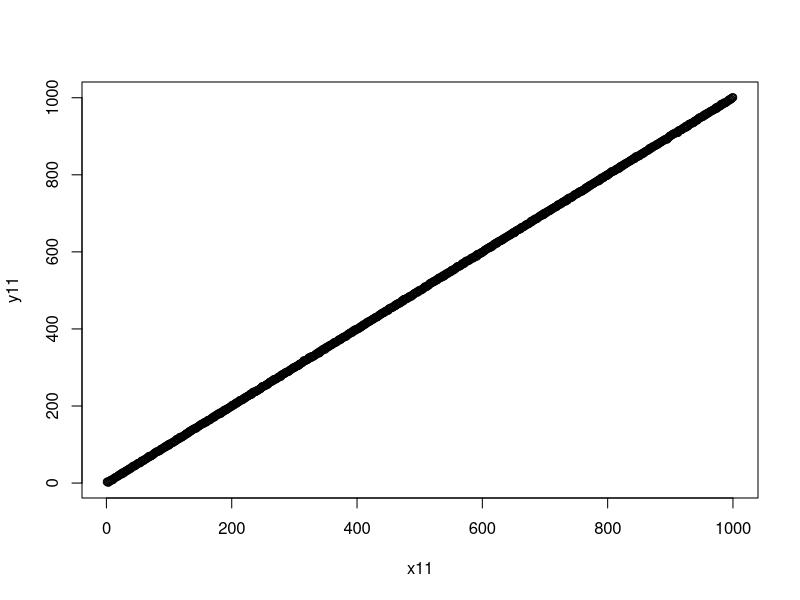
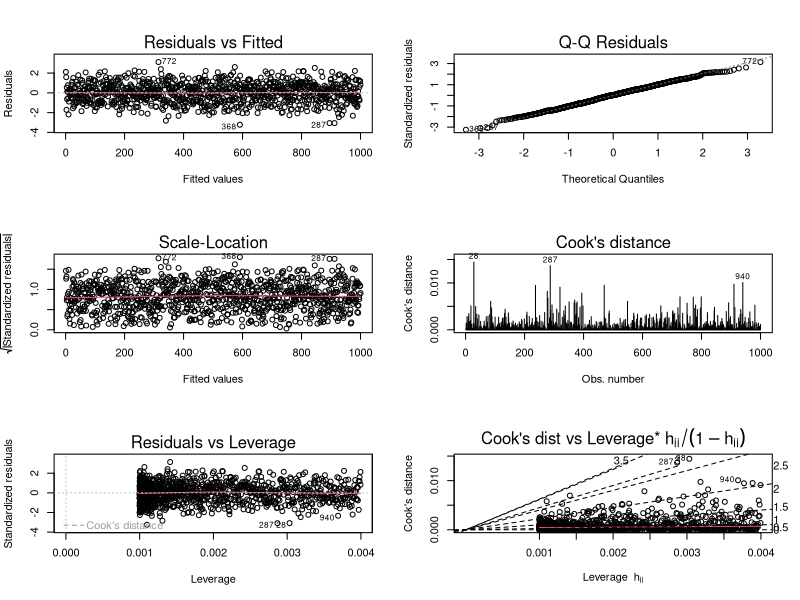
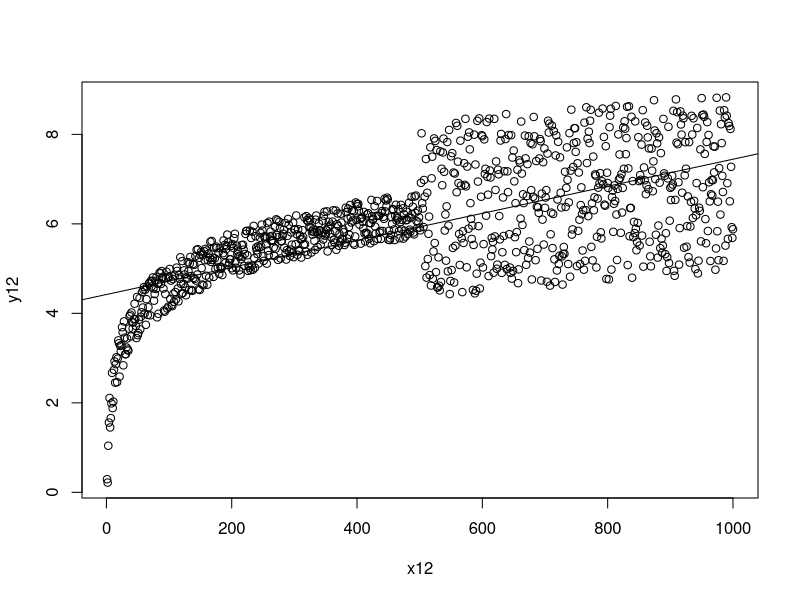
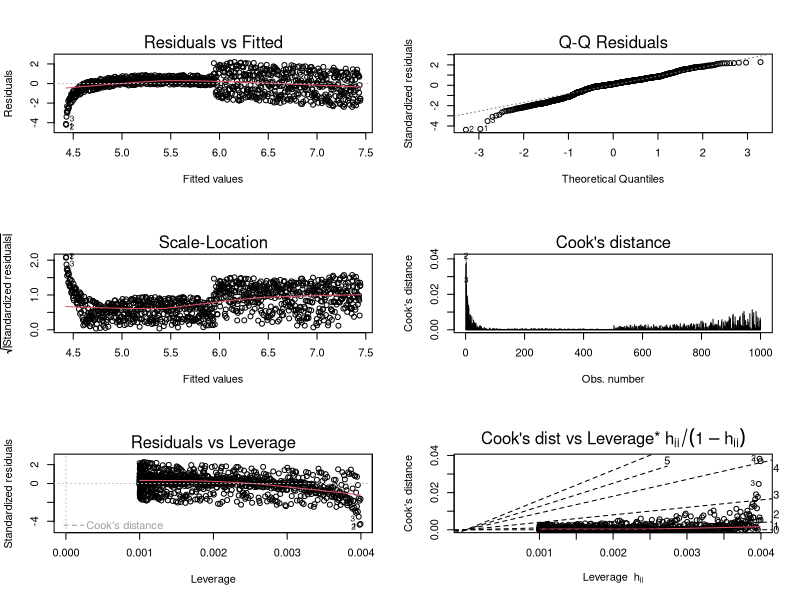
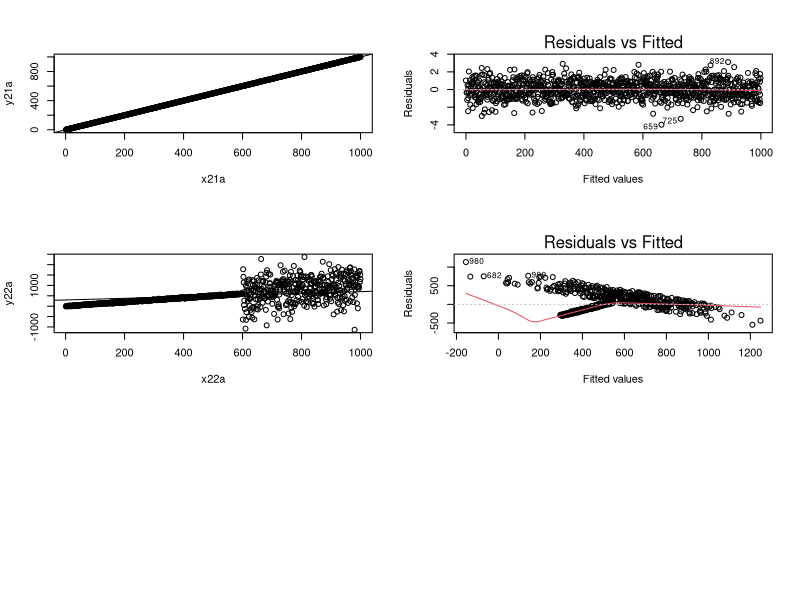
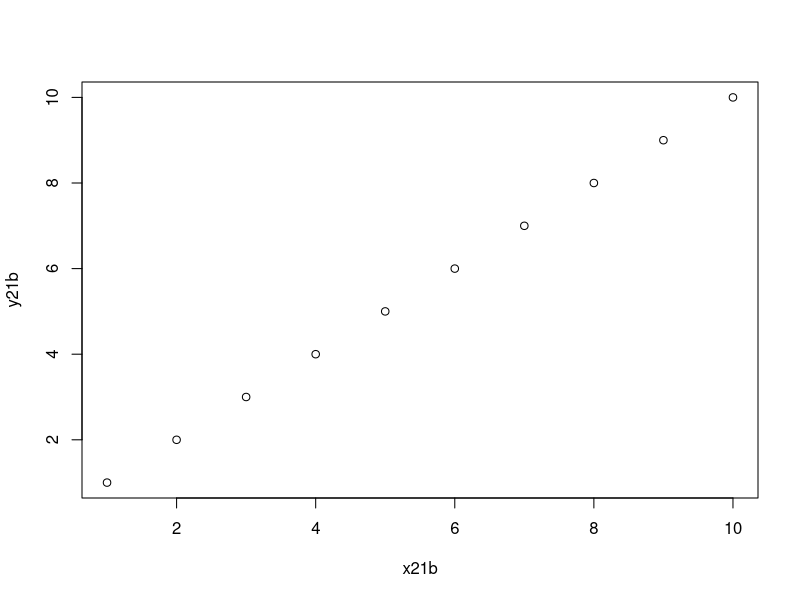
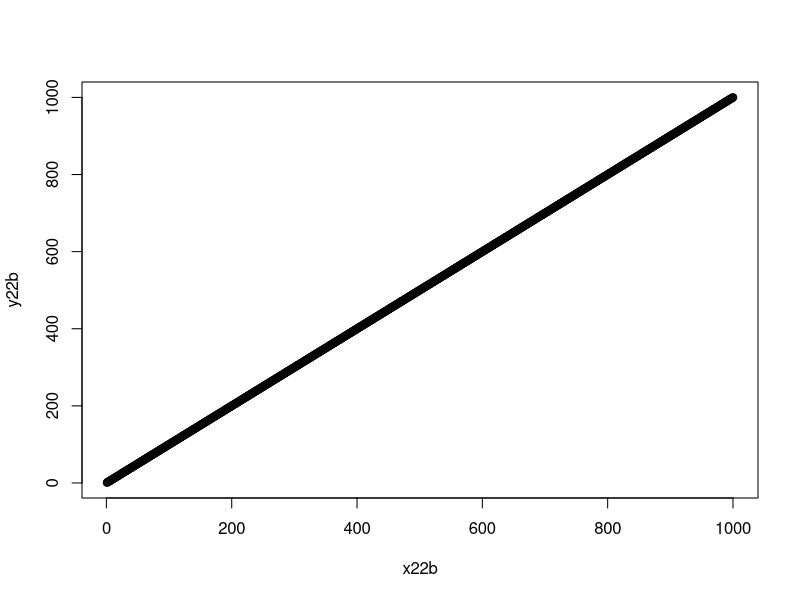
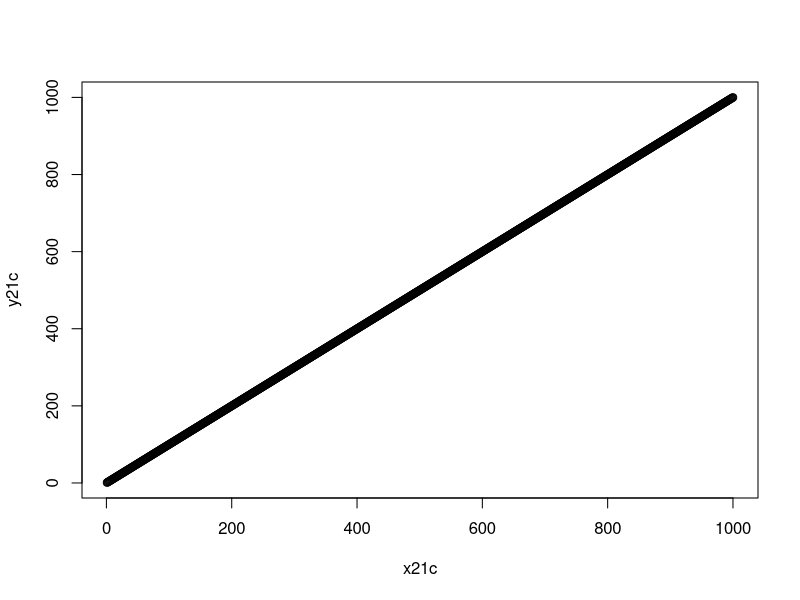

Write the R code that produced these figures, in order.
## ---- chunk 1
library(lmtest)
set.seed(3)
## ---- chunk 2
x11 <- sample(1000)
epsilon11 <- rnorm(1000)
y11 <- x11 + epsilon11
model11 <- lm(y11~x11)
plot(x11, y11)
par(mfrow = c(3,2))
plot(model11, which = 1:6)

#Breusch-Pagan test for homoskedasticity
bptest(model11)

#Goldfeld-Quandt test for homoskedasticity
gqtest(model11)

#Harrison-McCabe test for homoskedasticity
hmctest(y11~x11, order.by=~x11, plot=FALSE,  data = as.data.frame(cbind(x11,y11)))

#Durbin-Watson test for autocorrelation
dwtest(y11~x11, order.by=~x11,  data = as.data.frame(cbind(x11,y11)))

#Breusch-Godfrey test for higher-order serial correlation
bgtest(y11~x11, order.by=~x11,  data = as.data.frame(cbind(x11,y11)))

#Rainbow test for linearity
raintest(y11~x11, order.by=~x11, data = as.data.frame(cbind(x11,y11)))

#Ramsey's RESET test for functional form
resettest(model11, type = "regressor")

#Shapiro-Wilk Normality Test
shapiro.test(rstandard(model11))

## ---- chunk 3
x12 <- 1:1000
epsilon12 <- c(runif(500, -0.5, 0.5), runif(500, -2, 2))
y12 <- log(x12) + epsilon12
model12 <- lm (y12 ~ x12)
par(mfrow = c(1,1))
plot(x12,y12)
abline(model12)
## ---- chunk 4
par(mfrow = c(3,2))
plot(model12, which = 1:6)
## ---- chunk 5
#Breusch-Pagan test for homoskedasticity
bptest(model12)

#Goldfeld-Quandt test for homoskedasticity
gqtest(model12)

#Harrison-McCabe test for homoskedasticity
hmctest(y12~x12, order.by=~x12,plot=FALSE)

#Durbin-Watson test for autocorrelation
dwtest(y12~x12, order.by=~x12)

#Breusch-Godfrey test for higher-order serial correlation
bgtest(y12~x12, order.by=~x12)

#Rainbow test for linearity
raintest(y12~x12, order.by=~x12)

#Ramsey's RESET test for functional form
resettest(model12, type = "regressor")

#Shapiro-Wilk Normality Test
shapiro.test(rstandard(model12))
## ---- chunk 6
x21a <- 1:1000
epsilon21a <- rnorm(1000)
y21a <- 1:1000 + epsilon21a
model21a <- lm(x21a~y21a)
plot(x21a,y21a)
abline(model21a)
plot(model21a, which = 1)
gqtest(model21a)


x22a <- 1:1000
epsilon22a <- c(rnorm(100, 0, 10), rnorm(500, 0, 15), rnorm(400, 0, 543))
y22a <- 1:1000 + epsilon22a
model22a <- lm(x22a~y22a)
plot(x22a,y22a)
abline(model22a)
plot(model22a, which = 1)
gqtest(model22a)

## ---- chunk 7
x21b <- 1:10
y21b <- 1:10
par(mfrow = c(1,1))
plot(x21b,y21b)
model21b <- lm(y21b~x21b)
dwtest(y21b ~ x21b, order.by =~x21b)


x22b <- 1:1000 
y22b <- 1:1000
par(mfrow = c(1,1))
plot(x22b,y22b)
model22b <- lm(y22b ~ x22b)
dwtest(y22b ~ x22b, order.by =~x22b)

## ---- chunk 8
x21c <- sample(1000)
y21c <- x21c
par(mfrow = c(1,1))
plot(x21c,y21c)
model21c <- lm(y21c~x21c)
resettest(model21c)

x22c <- sample(1000)
y22c <- log(x22c)
par(mfrow = c(1,1))
plot(x22c,y22c)
model22c <- lm(y22c ~ x22c)
abline(model22c)
resettest(model22c)

